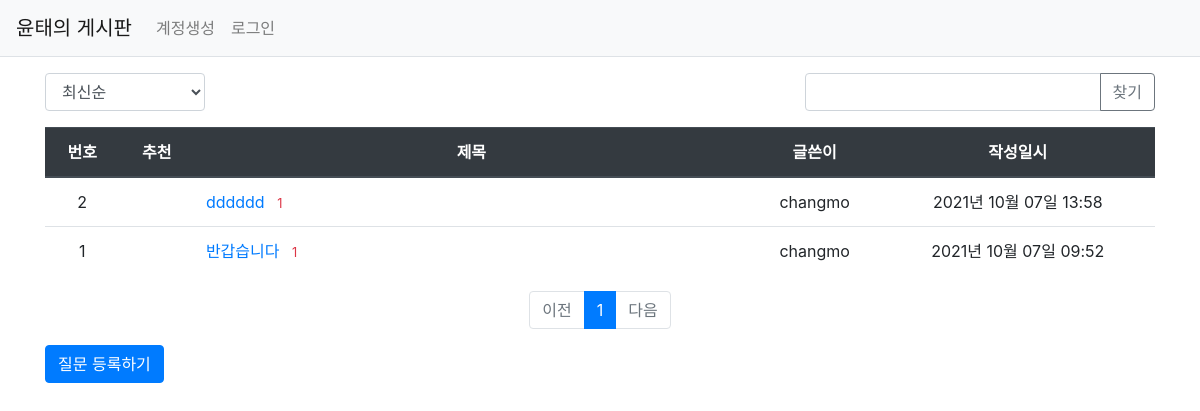
Page /question/list/ on the earlier database version.
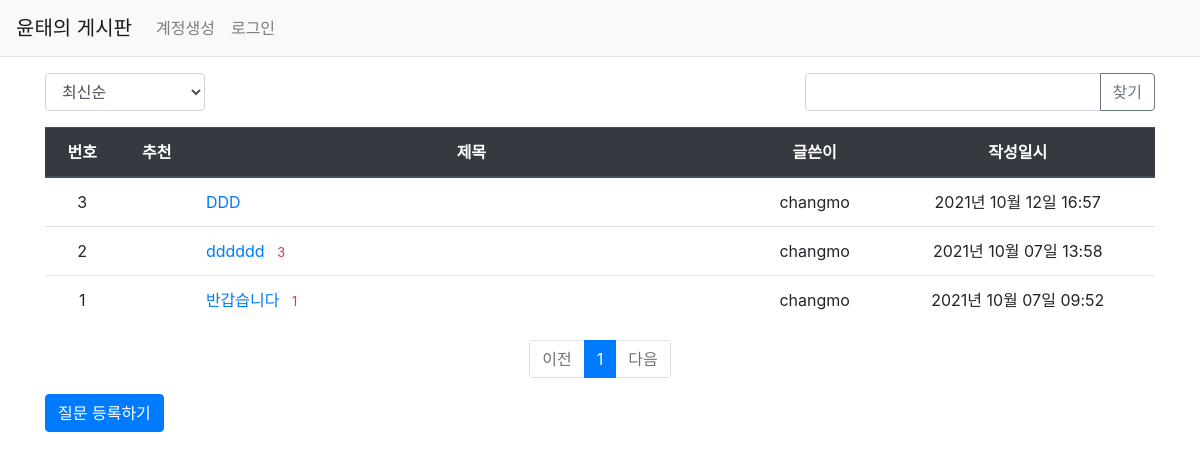
Same page on the later database version.
### pybo/models.py (models this page shows)
class Question(db.Model):
    id = db.Column(db.Integer, primary_key=True)
    subject = db.Column(db.String(200), nullable=False)
    content = db.Column(db.Text(), nullable=False)
    create_date = db.Column(db.DateTime(), nullable=False)
    user_id = db.Column(
        db.Integer, db.ForeignKey("user.id", ondelete="CASCADE"), nullable=False
    )
    user = db.relationship("User", backref=db.backref("question_set"))
    modify_date = db.Column(db.DateTime(), nullable=True)
    voter = db.relationship(
        "User", secondary=question_voter, backref=db.backref("question_voter_set")
    )

class User(db.Model):
    id = db.Column(db.Integer, primary_key=True)
    username = db.Column(db.String(150), unique=True, nullable=False)
    password = db.Column(db.String(200), nullable=False)
    email = db.Column(db.String(120), unique=True, nullable=False)

### pybo/views/question_views.py (the view, shortened to what this page needs)
@bp.route("/list/")
def _list():
    page = request.args.get("page", type=int, default=1)
    kw = request.args.get("kw", type=str, default="")
    so = request.args.get("so", type=str, default="recent")
    if so == "recommend":
        sub_query = (
            db.session.query(
                question_voter.c.question_id, func.count("*").label("num_voter")
            )
            .group_by(question_voter.c.question_id)
            .subquery()
        )
        question_list = Question.query.outerjoin(
            sub_query, Question.id == sub_query.c.question_id
        ).order_by(sub_query.c.num_voter.desc(), Question.create_date.desc())
    else:  # recent
        question_list = Question.query.order_by(Question.create_date.desc())
    question_list = question_list.paginate(page, per_page=10)
    return render_template(
        "question/question_list.html",
        question_list=question_list,
        page=page,
        kw=kw,
        so=so,
    )

### pybo/filter.py (called while the page is built)
def format_datetime(value, fmt='%Y년 %m월 %d일 %H:%M'):
	return value.strftime(fmt)

### pybo/views/auth_views.py (called while the page is built)
@bp.before_app_request
def load_logged_in_user():
	user_id = session.get('user_id')
	if user_id is None:
		g.user = None
	else:
		g.user = User.query.get(user_id)

### pybo/templates/question/question_list.html (shortened to what this page needs)
{% extends 'base.html' %}
{% block content %}
<div class="container my-3">
    <div class="row justify-content-between my-3">
        <div class="col-2">
            <select class="form-control so">
                <option value="recent" {% if so=='recent' %}selected{% endif %}>최신순</option>
            </select>
        </div>
        <div class="col-4 input-group">
            <input type="text" class="form-control kw" value="{{ kw or '' }}">
            <div class="input-group-append">
                <button class="btn btn-outline-secondary" type="button" id="btn_search">찾기</button>
            </div>
        </div>
    </div>
    <table class="table">
        <thead>
        <tr class="text-center thead-dark">
            <th>번호</th>
            <th>추천</th>
            <th style="width:50%">제목</th>
            <th>글쓴이</th>
            <th>작성일시</th>
        </tr>
        </thead>
        <tbody>
        {% if question_list %}
        {% for question in question_list.items %}
        <tr class="text-center">
            <td>{{ question_list.total - ((question_list.page-1) * question_list.per_page) - loop.index0 }}</td>
            <td>
            </td>
            <td class="text-left">
                <a href="{{ url_for('question.detail', question_id=question.id) }}">{{ question.subject }}</a>
                {% if question.answer_set|length > 0 %}
                <span class="text-danger small ml-2">{{ question.answer_set|length }}</span>
                {% endif %}
            </td>
            <td>{{ question.user.username }}</td>
            <td>{{ question.create_date|datetime }}</td>
        </tr>
        {% endfor %}
        {% else %}
        <tr>
            <td colspan="3">질문이 없습니다.</td>
        </tr>
        {% endif %}
        </tbody>
    </table>
    <ul class="pagination justify-content-center">
        {% if question_list.has_prev %}
        <li class="page-item">
            <a class="page-link" data-page="{{ question_list.prev_num }}" href="#">이전</a>
        </li>
        {% else %}
        <li class="page-item disabled">
            <a class="page-link" tabindex="-1" aria-disabled="true" href="#">이전</a>
        </li>
        {% endif %}
        {% for page_num in question_list.iter_pages() %}
            {% if page_num %}
                {% if page_num != question_list.page %}
                <li class="page-item">
                    <a class="page-link" data-page="{{ page_num }}" href="#">{{ page_num }}</a>
                </li>
                {% else %}
                <li class="page-item active" aria-current="page">
                    <a class="page-link" href="#">{{ page_num }}</a>
                </li>
                {% endif %}
           {% else %}
                <li class="disabled">
                    <a class="page-link" href="#">...</a>
                </li>
           {% endif %}
        {% endfor %}
        {% if question_list.has_next %}
        <li class="page-item">
            <a class="page-link" data-page="{{ question_list.next_num }}" href="#">다음</a>
        </li>
        {% else %}
        <li class="page-item disabled">
            <a class="page-link" tabindex="-1" aria-disabled="true" href="#">다음</a>
        </li>
        {% endif %}
    </ul>
    <a href="{{ url_for('question.create') }}" class="btn btn-primary">질문 등록하기</a>
</div>
{% endblock %}

Differences in the rows shown:
added Question: id "3", subject "DDD", user.username "changmo", create_date "2021년 10월 12일 16:57"
computed for Question "dddddd": answer_set|length "1" → "3"
